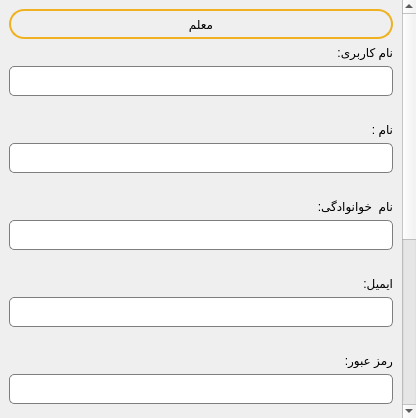
<?xml version="1.0" encoding="UTF-8"?>
<ui version="4.0">
 <class>Form</class>
 <widget class="QWidget" name="Form">
  <property name="geometry">
   <rect>
    <x>0</x>
    <y>0</y>
    <width>416</width>
    <height>418</height>
   </rect>
  </property>
  <property name="windowTitle">
   <string>Form</string>
  </property>
  <layout class="QGridLayout" name="gridLayout">
   <property name="leftMargin">
    <number>0</number>
   </property>
   <property name="topMargin">
    <number>0</number>
   </property>
   <property name="rightMargin">
    <number>0</number>
   </property>
   <property name="bottomMargin">
    <number>0</number>
   </property>
   <property name="spacing">
    <number>0</number>
   </property>
   <item row="0" column="0">
    <widget class="QScrollArea" name="scrollArea">
     <property name="styleSheet">
      <string notr="true">#scrollArea {
	border:none;
}
</string>
     </property>
     <property name="widgetResizable">
      <bool>true</bool>
     </property>
     <widget class="QWidget" name="scrollAreaWidgetContents">
      <property name="geometry">
       <rect>
        <x>0</x>
        <y>0</y>
        <width>399</width>
        <height>718</height>
       </rect>
      </property>
      <layout class="QVBoxLayout" name="verticalLayout">
       <item>
        <widget class="QLabel" name="title">
         <property name="minimumSize">
          <size>
           <width>0</width>
           <height>30</height>
          </size>
         </property>
         <property name="styleSheet">
          <string notr="true">border:2px solid  rgb(239, 177, 31);
border-radius:15px;</string>
         </property>
         <property name="text">
          <string>معلم</string>
         </property>
         <property name="alignment">
          <set>Qt::AlignCenter</set>
         </property>
        </widget>
       </item>
       <item>
        <layout class="QVBoxLayout" name="verticalLayout_2">
         <item>
          <widget class="QLabel" name="userName">
           <property name="text">
            <string>نام کاربری:</string>
           </property>
          </widget>
         </item>
         <item>
          <widget class="QLineEdit" name="userNameLineEdit">
           <property name="minimumSize">
            <size>
             <width>0</width>
             <height>30</height>
            </size>
           </property>
           <property name="styleSheet">
            <string notr="true">QLineEdit#userNameLineEdit{
	color: #000000;
    background-color: #ffffff;
    border: 1px solid #7e7e7e;
	border-radius: 5px;
    outline: none;
	padding-left: 5px;
}
</string>
           </property>
           <property name="placeholderText">
            <string/>
           </property>
          </widget>
         </item>
         <item>
          <widget class="QLabel" name="userNameErrorLabel">
           <property name="styleSheet">
            <string notr="true">QLabel#userNameErrorLabel{color:rgb(193, 0, 3);}</string>
           </property>
           <property name="text">
            <string/>
           </property>
          </widget>
         </item>
         <item>
          <widget class="QLabel" name="firstNameLabel">
           <property name="text">
            <string>نام :</string>
           </property>
          </widget>
         </item>
         <item>
          <widget class="QLineEdit" name="firstNameLineEdit">
           <property name="minimumSize">
            <size>
             <width>0</width>
             <height>30</height>
            </size>
           </property>
           <property name="styleSheet">
            <string notr="true">QLineEdit#firstNameLineEdit{
	color: #000000;
    background-color: #ffffff;
    border: 1px solid #7e7e7e;
	border-radius: 5px;
    outline: none;
	padding-left: 5px;
}
</string>
           </property>
           <property name="placeholderText">
            <string/>
           </property>
          </widget>
         </item>
         <item>
          <widget class="QLabel" name="firstNameErrorLabel">
           <property name="styleSheet">
            <string notr="true">QLabel#userNameErrorLabel{color:rgb(193, 0, 3);}</string>
           </property>
           <property name="text">
            <string/>
           </property>
          </widget>
         </item>
         <item>
          <widget class="QLabel" name="lastNameLabel">
           <property name="text">
            <string>نام  خوانوادگی:</string>
           </property>
          </widget>
         </item>
         <item>
          <widget class="QLineEdit" name="lastNameLineEdit">
           <property name="minimumSize">
            <size>
             <width>0</width>
             <height>30</height>
            </size>
           </property>
           <property name="styleSheet">
            <string notr="true">QLineEdit#lastNameLineEdit{
	color: #000000;
    background-color: #ffffff;
    border: 1px solid #7e7e7e;
	border-radius: 5px;
    outline: none;
	padding-left: 5px;
}
</string>
           </property>
           <property name="placeholderText">
            <string/>
           </property>
          </widget>
         </item>
         <item>
          <widget class="QLabel" name="lastNameErrorLabel">
           <property name="styleSheet">
            <string notr="true">QLabel#userNameErrorLabel{color:rgb(193, 0, 3);}</string>
           </property>
           <property name="text">
            <string/>
           </property>
          </widget>
         </item>
         <item>
          <widget class="QLabel" name="emailLabel">
           <property name="text">
            <string>ایمیل:</string>
           </property>
          </widget>
         </item>
         <item>
          <widget class="QLineEdit" name="emailLineEdit">
           <property name="minimumSize">
            <size>
             <width>0</width>
             <height>30</height>
            </size>
           </property>
           <property name="styleSheet">
            <string notr="true">QLineEdit#emailLineEdit{
	color: #000000;
    background-color: #ffffff;
    border: 1px solid #7e7e7e;
	border-radius: 5px;
    outline: none;
	padding-left: 5px;
}
</string>
           </property>
           <property name="placeholderText">
            <string/>
           </property>
          </widget>
         </item>
         <item>
          <widget class="QLabel" name="emailErrorLabel">
           <property name="styleSheet">
            <string notr="true">QLabel#userNameErrorLabel{color:rgb(193, 0, 3);}</string>
           </property>
           <property name="text">
            <string/>
           </property>
          </widget>
         </item>
         <item>
          <widget class="QLabel" name="password">
           <property name="text">
            <string>رمز عبور:</string>
           </property>
          </widget>
         </item>
         <item>
          <widget class="QLineEdit" name="passwordLineEdit">
           <property name="minimumSize">
            <size>
             <width>0</width>
             <height>30</height>
            </size>
           </property>
           <property name="styleSheet">
            <string notr="true">QLineEdit#passwordLineEdit{
	color: #000000;
    background-color: #ffffff;
    border: 1px solid #7e7e7e;
	border-radius: 5px;
    outline: none;
	padding-left: 5px;
}</string>
           </property>
           <property name="echoMode">
            <enum>QLineEdit::Password</enum>
           </property>
           <property name="placeholderText">
            <string/>
           </property>
          </widget>
         </item>
         <item>
          <spacer name="verticalSpacer_5">
           <property name="orientation">
            <enum>Qt::Vertical</enum>
           </property>
           <property name="sizeType">
            <enum>QSizePolicy::Fixed</enum>
           </property>
           <property name="sizeHint" stdset="0">
            <size>
             <width>10</width>
             <height>10</height>
            </size>
           </property>
          </spacer>
         </item>
         <item>
          <widget class="QFrame" name="checkPasswordFrame">
           <property name="minimumSize">
            <size>
             <width>0</width>
             <height>140</height>
            </size>
           </property>
           <property name="styleSheet">
            <string notr="true">#checkPasswordFrame{
background-color: rgb(255, 255, 255); border: 1px solid #7e7e7e;
border-radius: 15px;
}
	</string>
           </property>
           <property name="frameShape">
            <enum>QFrame::StyledPanel</enum>
           </property>
           <property name="frameShadow">
            <enum>QFrame::Raised</enum>
           </property>
           <layout class="QGridLayout" name="gridLayout_2">
            <item row="1" column="0">
             <spacer name="horizontalSpacer_3">
              <property name="orientation">
               <enum>Qt::Horizontal</enum>
              </property>
              <property name="sizeType">
               <enum>QSizePolicy::Maximum</enum>
              </property>
              <property name="sizeHint" stdset="0">
               <size>
                <width>100</width>
                <height>20</height>
               </size>
              </property>
             </spacer>
            </item>
            <item row="3" column="1">
             <layout class="QHBoxLayout" name="horizontalLayout_3">
              <item>
               <widget class="QLabel" name="capText">
                <property name="text">
                 <string>رمز عبور دارای حروف بزرگ و کوچک باشد و فاصله در آن نباشد.</string>
                </property>
               </widget>
              </item>
              <item>
               <widget class="QLabel" name="capitalLettersCheck">
                <property name="minimumSize">
                 <size>
                  <width>24</width>
                  <height>24</height>
                 </size>
                </property>
                <property name="maximumSize">
                 <size>
                  <width>24</width>
                  <height>24</height>
                 </size>
                </property>
                <property name="text">
                 <string>Cc</string>
                </property>
               </widget>
              </item>
             </layout>
            </item>
            <item row="2" column="1">
             <layout class="QHBoxLayout" name="horizontalLayout_2">
              <item>
               <widget class="QLabel" name="specText">
                <property name="text">
                 <string>رمز عبور دارای کاراکتر های خاص @/_... باشد.</string>
                </property>
               </widget>
              </item>
              <item>
               <widget class="QLabel" name="spiecialCharacterCheck">
                <property name="minimumSize">
                 <size>
                  <width>24</width>
                  <height>24</height>
                 </size>
                </property>
                <property name="maximumSize">
                 <size>
                  <width>24</width>
                  <height>24</height>
                 </size>
                </property>
                <property name="text">
                 <string>Ec</string>
                </property>
               </widget>
              </item>
             </layout>
            </item>
            <item row="1" column="1">
             <layout class="QHBoxLayout" name="horizontalLayout">
              <item>
               <widget class="QLabel" name="numText">
                <property name="text">
                 <string>رمز عبور دارای اعداد 1 - 9 باشد.</string>
                </property>
               </widget>
              </item>
              <item>
               <widget class="QLabel" name="numbersCheck">
                <property name="minimumSize">
                 <size>
                  <width>24</width>
                  <height>24</height>
                 </size>
                </property>
                <property name="maximumSize">
                 <size>
                  <width>24</width>
                  <height>24</height>
                 </size>
                </property>
                <property name="text">
                 <string>Nc</string>
                </property>
               </widget>
              </item>
             </layout>
            </item>
            <item row="0" column="1">
             <layout class="QHBoxLayout" name="horizontalLayout_4">
              <item>
               <widget class="QLabel" name="widthText">
                <property name="text">
                 <string>رمز عبور باید حداقل 8 کاراکتر باشد.</string>
                </property>
               </widget>
              </item>
              <item>
               <widget class="QLabel" name="widthCheck">
                <property name="minimumSize">
                 <size>
                  <width>24</width>
                  <height>24</height>
                 </size>
                </property>
                <property name="maximumSize">
                 <size>
                  <width>24</width>
                  <height>24</height>
                 </size>
                </property>
                <property name="text">
                 <string>Wc</string>
                </property>
               </widget>
              </item>
             </layout>
            </item>
           </layout>
          </widget>
         </item>
         <item>
          <widget class="QLabel" name="passwoedValidErrorLabel">
           <property name="styleSheet">
            <string notr="true">QLabel#passwoedValidErrorLabel{color:rgb(193, 0, 3);}</string>
           </property>
           <property name="text">
            <string/>
           </property>
          </widget>
         </item>
         <item>
          <spacer name="verticalSpacer_6">
           <property name="orientation">
            <enum>Qt::Vertical</enum>
           </property>
           <property name="sizeType">
            <enum>QSizePolicy::Fixed</enum>
           </property>
           <property name="sizeHint" stdset="0">
            <size>
             <width>10</width>
             <height>10</height>
            </size>
           </property>
          </spacer>
         </item>
         <item>
          <widget class="QLabel" name="rePassword">
           <property name="text">
            <string>تکرار رمز عبور:</string>
           </property>
          </widget>
         </item>
         <item>
          <widget class="QLineEdit" name="repeatPasswordLineEdit">
           <property name="minimumSize">
            <size>
             <width>0</width>
             <height>30</height>
            </size>
           </property>
           <property name="styleSheet">
            <string notr="true">QLineEdit#repeatPasswordLineEdit{
	color: #000000;
    background-color: #ffffff;
    border: 1px solid #7e7e7e;
	border-radius: 5px;
    outline: none;
	padding-left: 5px;
}</string>
           </property>
           <property name="echoMode">
            <enum>QLineEdit::Password</enum>
           </property>
           <property name="placeholderText">
            <string/>
           </property>
          </widget>
         </item>
         <item>
          <widget class="QLabel" name="samePasswordErrorLabel">
           <property name="styleSheet">
            <string notr="true">QLabel#samePasswordErrorLabel{color:rgb(193, 0, 3);}</string>
           </property>
           <property name="text">
            <string/>
           </property>
          </widget>
         </item>
         <item>
          <widget class="QPushButton" name="singUpBtn">
           <property name="sizePolicy">
            <sizepolicy hsizetype="Minimum" vsizetype="Fixed">
             <horstretch>0</horstretch>
             <verstretch>0</verstretch>
            </sizepolicy>
           </property>
           <property name="minimumSize">
            <size>
             <width>0</width>
             <height>40</height>
            </size>
           </property>
           <property name="font">
            <font>
             <pointsize>11</pointsize>
             <weight>75</weight>
             <bold>true</bold>
            </font>
           </property>
           <property name="styleSheet">
            <string notr="true">QPushButton#singUpBtn{
	color: #ffffff;
	background-color:  rgb(239, 177, 31);
    border-radius: 5px;
}
QPushButton#singUpBtn:hover {
	background-color: rgb(255, 210, 73);
}</string>
           </property>
           <property name="text">
            <string>ثبت نام</string>
           </property>
          </widget>
         </item>
        </layout>
       </item>
      </layout>
     </widget>
    </widget>
   </item>
  </layout>
 </widget>
 <resources/>
 <connections/>
</ui>
